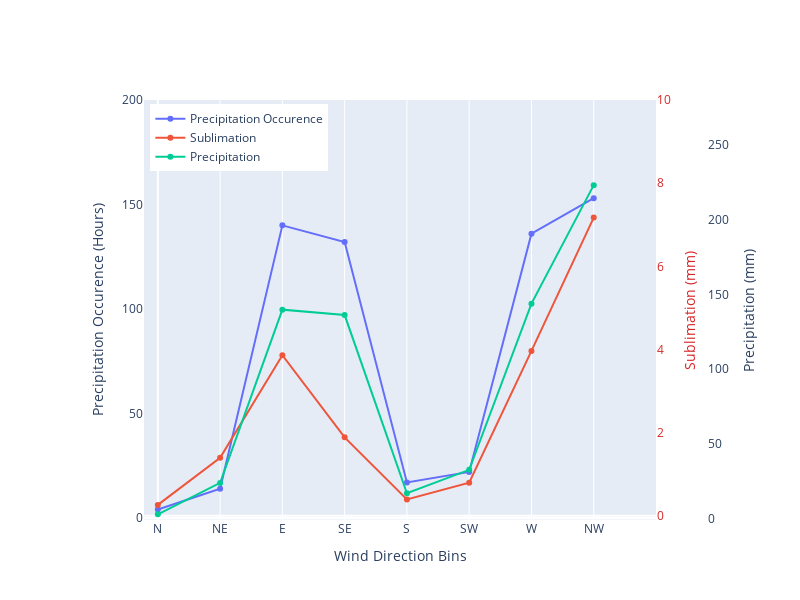

Notebook code cell kept with this figure:
### Code cell
# Let's make a few plots using make_sublots in plotly 
fig = go.Figure()
# for the first figure lets make two y axes, one where we'll have a barplot of the precipitation occurence and the other where we'll have the sublimation rate
fig.add_trace(go.Scatter(x=grouped_prcp_binary.index, y=grouped_prcp_binary.values, name='Precipitation Occurence', yaxis='y1'))
fig.update_yaxes(title_text='Precipitation Occurence')
# add second y-axis
fig.add_trace(go.Scatter(x=grouped_sub.index, y=grouped_sub.values, name='Sublimation', yaxis='y2'))
fig.add_trace(go.Scatter(x=grouped_prcp.index, y=grouped_prcp.values, name='Precipitation', yaxis='y3'))
fig.update_layout(xaxis=dict(domain=[0.1,0.9],
                             title='Wind Direction Bins',
                             range=[-10,360],
                             tickvals=[0,45,90,135,180,225,270,315],
                             ticktext=['N', 'NE', 'E', 'SE', 'S', 'SW', 'W', 'NW']),
                  yaxis=dict(title='Precipitation Occurence (Hours)',
                             range=[-1,200]),
                  yaxis2=dict(title='Sublimation (mm)',
                              overlaying='y',
                              titlefont=dict(
                                  color="#d62728"
                              ),
                              tickfont=dict(
                                  color="#d62728"
                              ),
                              side='right',
                              anchor='x',
                              position=0.8,
                              range=[-.1,10]),
                  yaxis3=dict(
                              title="Precipitation (mm)",
                              anchor="free",
                              overlaying="y",
                              side="right",
                              position=0.98,
                              range=[-1,200*35/25]
                              ))
# remove the grid line for axis 1 and 2
fig.update_yaxes(showgrid=False)
fig.update_layout(
                  height=600,
                  width=800)
# move the legend to the top right of the plot
fig.update_layout(legend=dict(
    yanchor="top",
    y=0.99,
    xanchor="left",
    x=0.11
))

### Figure 1 — Plotly figure (JSON) as saved in the notebook; plotly's stock layout.template omitted (floating-point values rounded to 4 significant figures)
{"data": [{"name": "Precipitation Occurence", "type": "scatter", "x": [0, 45, 90, 135, 180, 225, 270, 315], "y": [4, 14, 140, 132, 17, 22, 136, 153], "yaxis": "y"}, {"name": "Sublimation", "type": "scatter", "x": [0, 45, 90, 135, 180, 225, 270, 315], "y": [0.263, 1.396, 3.861, 1.887, 0.3935, 0.7967, 3.966, 7.171], "yaxis": "y2"}, {"name": "Precipitation", "type": "scatter", "x": [0, 45, 90, 135, 180, 225, 270, 315], "y": [2.78, 23.84, 139.7, 136.1, 16.91, 32.57, 143.8, 223.0], "yaxis": "y3"}], "layout": {"height": 600, "legend": {"x": 0.11, "xanchor": "left", "y": 0.99, "yanchor": "top"}, "width": 800, "xaxis": {"domain": [0.1, 0.9], "range": [-10, 360], "ticktext": ["N", "NE", "E", "SE", "S", "SW", "W", "NW"], "tickvals": [0, 45, 90, 135, 180, 225, 270, 315], "title": {"text": "Wind Direction Bins"}}, "yaxis": {"range": [-1, 200], "showgrid": false, "title": {"text": "Precipitation Occurence (Hours)"}}, "yaxis2": {"anchor": "x", "overlaying": "y", "position": 0.8, "range": [-0.1, 10], "showgrid": false, "side": "right", "tickfont": {"color": "#d62728"}, "title": {"font": {"color": "#d62728"}, "text": "Sublimation (mm)"}}, "yaxis3": {"anchor": "free", "overlaying": "y", "position": 0.98, "range": [-1, 280], "showgrid": false, "side": "right", "title": {"text": "Precipitation (mm)"}}}}
